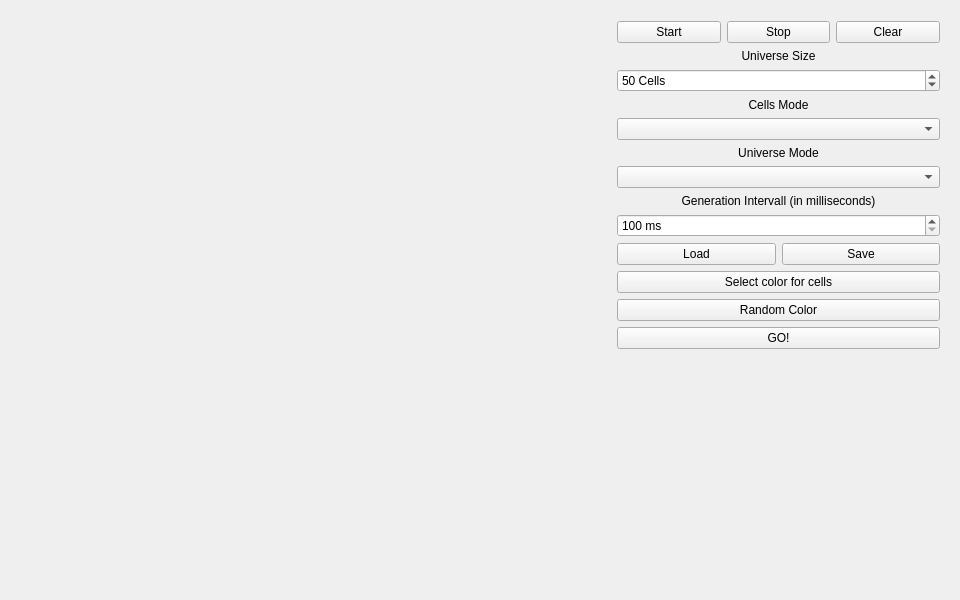
<?xml version="1.0" encoding="UTF-8"?>
<ui version="4.0">
 <class>MainWindow</class>
 <widget class="QMainWindow" name="MainWindow">
  <property name="geometry">
   <rect>
    <x>0</x>
    <y>0</y>
    <width>960</width>
    <height>600</height>
   </rect>
  </property>
  <property name="minimumSize">
   <size>
    <width>960</width>
    <height>600</height>
   </size>
  </property>
  <property name="maximumSize">
   <size>
    <width>960</width>
    <height>600</height>
   </size>
  </property>
  <property name="windowTitle">
   <string>MainWindow</string>
  </property>
  <widget class="QWidget" name="centralWidget">
   <widget class="QWidget" name="formLayoutWidget">
    <property name="geometry">
     <rect>
      <x>600</x>
      <y>10</y>
      <width>351</width>
      <height>581</height>
     </rect>
    </property>
    <layout class="QFormLayout" name="formLayout">
     <property name="fieldGrowthPolicy">
      <enum>QFormLayout::AllNonFixedFieldsGrow</enum>
     </property>
     <property name="labelAlignment">
      <set>Qt::AlignRight|Qt::AlignTrailing|Qt::AlignVCenter</set>
     </property>
     <property name="formAlignment">
      <set>Qt::AlignHCenter|Qt::AlignTop</set>
     </property>
     <item row="0" column="1">
      <layout class="QGridLayout" name="gridLayout_2">
       <item row="0" column="0">
        <widget class="QPushButton" name="Button_start">
         <property name="text">
          <string>Start</string>
         </property>
        </widget>
       </item>
       <item row="0" column="1">
        <widget class="QPushButton" name="Button_stop">
         <property name="text">
          <string>Stop</string>
         </property>
        </widget>
       </item>
       <item row="0" column="2">
        <widget class="QPushButton" name="Button_clear">
         <property name="text">
          <string>Clear</string>
         </property>
        </widget>
       </item>
      </layout>
     </item>
     <item row="2" column="1">
      <widget class="QLabel" name="Label_universe_size">
       <property name="enabled">
        <bool>true</bool>
       </property>
       <property name="sizePolicy">
        <sizepolicy hsizetype="Preferred" vsizetype="Preferred">
         <horstretch>1</horstretch>
         <verstretch>0</verstretch>
        </sizepolicy>
       </property>
       <property name="sizeIncrement">
        <size>
         <width>0</width>
         <height>0</height>
        </size>
       </property>
       <property name="text">
        <string>Universe Size</string>
       </property>
       <property name="alignment">
        <set>Qt::AlignCenter</set>
       </property>
      </widget>
     </item>
     <item row="3" column="1">
      <widget class="QSpinBox" name="SpinBox_universe_size">
       <property name="suffix">
        <string> Cells</string>
       </property>
       <property name="minimum">
        <number>3</number>
       </property>
       <property name="maximum">
        <number>100</number>
       </property>
       <property name="singleStep">
        <number>10</number>
       </property>
       <property name="value">
        <number>50</number>
       </property>
       <property name="displayIntegerBase">
        <number>10</number>
       </property>
      </widget>
     </item>
     <item row="4" column="1">
      <widget class="QLabel" name="Label_cell_mode">
       <property name="text">
        <string>Cells Mode</string>
       </property>
       <property name="alignment">
        <set>Qt::AlignCenter</set>
       </property>
      </widget>
     </item>
     <item row="5" column="1">
      <widget class="QComboBox" name="ComboBox_cells_mode"/>
     </item>
     <item row="6" column="1">
      <widget class="QLabel" name="Label_universe_mode">
       <property name="text">
        <string>Universe Mode</string>
       </property>
       <property name="alignment">
        <set>Qt::AlignCenter</set>
       </property>
      </widget>
     </item>
     <item row="7" column="1">
      <widget class="QComboBox" name="ComboBox_universe_mode"/>
     </item>
     <item row="8" column="1">
      <widget class="QLabel" name="Label_generation_intervall">
       <property name="text">
        <string>Generation Intervall (in milliseconds)</string>
       </property>
       <property name="alignment">
        <set>Qt::AlignCenter</set>
       </property>
      </widget>
     </item>
     <item row="9" column="1">
      <widget class="QSpinBox" name="SpinBox_generation_intervall">
       <property name="sizePolicy">
        <sizepolicy hsizetype="Expanding" vsizetype="Fixed">
         <horstretch>0</horstretch>
         <verstretch>0</verstretch>
        </sizepolicy>
       </property>
       <property name="baseSize">
        <size>
         <width>0</width>
         <height>0</height>
        </size>
       </property>
       <property name="suffix">
        <string> ms</string>
       </property>
       <property name="minimum">
        <number>100</number>
       </property>
       <property name="maximum">
        <number>1000</number>
       </property>
       <property name="singleStep">
        <number>100</number>
       </property>
      </widget>
     </item>
     <item row="10" column="1">
      <layout class="QHBoxLayout" name="horizontalLayout">
       <item>
        <widget class="QPushButton" name="Button_load">
         <property name="text">
          <string>Load</string>
         </property>
        </widget>
       </item>
       <item>
        <widget class="QPushButton" name="Button_save">
         <property name="text">
          <string>Save</string>
         </property>
        </widget>
       </item>
      </layout>
     </item>
     <item row="11" column="1">
      <widget class="QPushButton" name="Button_select_color">
       <property name="text">
        <string>Select color for cells</string>
       </property>
      </widget>
     </item>
     <item row="12" column="1">
      <widget class="QPushButton" name="Button_radom_color">
       <property name="text">
        <string>Random Color</string>
       </property>
      </widget>
     </item>
     <item row="13" column="1">
      <widget class="QPushButton" name="Button_go">
       <property name="text">
        <string>GO!</string>
       </property>
      </widget>
     </item>
    </layout>
   </widget>
   <widget class="QWidget" name="gridLayoutWidget">
    <property name="geometry">
     <rect>
      <x>9</x>
      <y>9</y>
      <width>581</width>
      <height>581</height>
     </rect>
    </property>
    <layout class="QGridLayout" name="gridLayout"/>
   </widget>
  </widget>
 </widget>
 <layoutdefault spacing="6" margin="11"/>
 <resources/>
 <connections/>
</ui>
